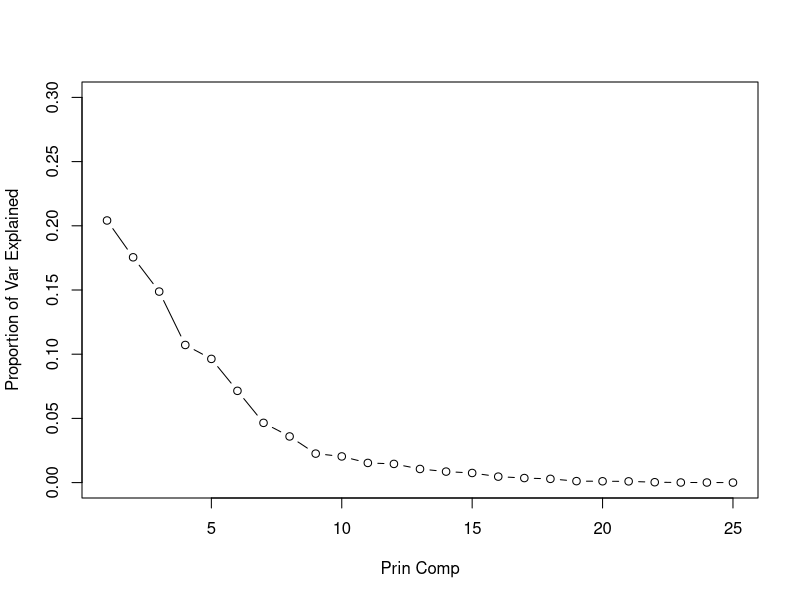
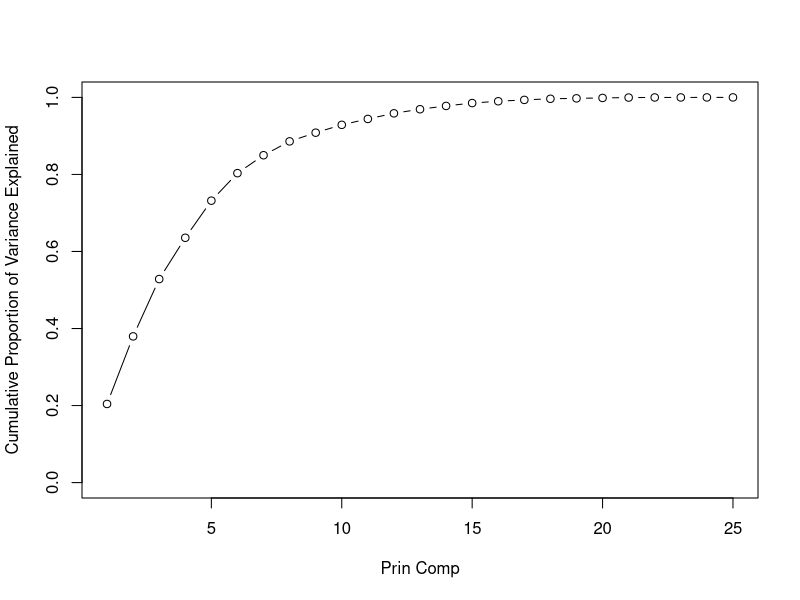

Here is the R script that generated these plots, in order:
modeldata<-read.csv("Teams2013_14.csv") 
modeldata<-modeldata[,names(modeldata)[-c(1,5)]]
pr.out = prcomp(modeldata , scale=TRUE)
pr.val = pr.out$sdev^2
pve=pr.val/sum(pr.val)
plot(pve, xlab="Prin Comp", ylab="Proportion of Var Explained", ylim=c(0,.3), type='b')
plot(cumsum(pve), xlab="Prin Comp", ylab="Cumulative Proportion of Variance Explained", ylim=c(0,1), type='b')
#see pg. 383, figure 10.4 for meaning of these plots and how to determine optimal number of principal components